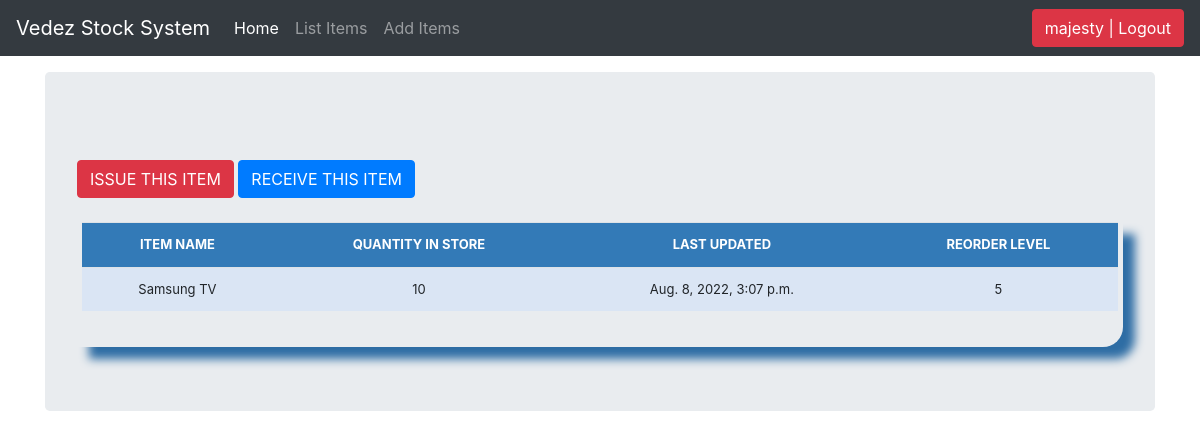
Screenshot of /stock_detail/2/ (signed in) with the database file from the repository.
### stockmgmt/models.py (models this page shows, shortened)
class Stock(models.Model):
    category = models.ForeignKey(Category, on_delete=models.CASCADE, blank=True)
    item_name = models.CharField(max_length=50, blank=True, null=True)
    quantity = models.IntegerField(default='0', blank=True, null=True)
    receive_quantity = models.IntegerField(default='0', blank=True, null=True)
    receive_by = models.CharField(max_length=50, blank=True, null=True)
    issue_quantity = models.IntegerField(default='0', blank=True, null=True)
    issue_by = models.CharField(max_length=50, blank=True, null=True)
    issue_to = models.CharField(max_length=50, blank=True, null=True)
    phone_number = models.CharField(max_length=50, blank=True, null=True)
    created_by = models.CharField(max_length=50, blank=True, null=True)
    reorder_level = models.IntegerField(default='0', blank=True, null=True)
    last_updated = models.DateTimeField(auto_now_add=False, auto_now=True)
    timestamp = models.DateTimeField(auto_now_add=True, auto_now=False)

### stockmgmt/views.py (the view)
# urls.py: path('stock_detail/<str:pk>/', views.stock_detail, name="stock_detail"),
def stock_detail(request, pk):
    queryset = Stock.objects.get(id=pk)
    context = {
        "queryset": queryset,
    }
    return render(request, "stock_detail.html", context)

### templates/stock_detail.html (shortened to what this page needs)
{% load static %}
{% load crispy_forms_tags %}
<!doctype html>
<html lang="en">
  <head>
      <link href="{% static 'css/stylesheet.css' %}" rel="stylesheet">
    <link rel="stylesheet" href="https://cdn.jsdelivr.net/npm/bootstrap@4.4.1/dist/css/bootstrap.min.css">
    <link href="{% static 'css/navbar-top-fixed.css' %}" rel="stylesheet">
  </head>
  <body>
    {% include 'navbar.html' %}
<main role="main" class="container">
  <div class="jumbotron">
      <br>
    <a href="{% url 'issue_items' queryset.id %}"><div class='btn btn-danger'>ISSUE THIS ITEM</div></a>
    <a href="{% url 'receive_items' queryset.id %}"><div class='btn btn-primary'>RECEIVE THIS ITEM</div></a>
        <br><br>
        <div class="display_table">
          <table class='table'>
                  <tr>
                    <th>ITEM NAME</th>
                    <th>QUANTITY IN STORE</th>
                    <th>LAST UPDATED</th>
                    <th>REORDER LEVEL</th>
                  </tr>
                  <tr>
                    <td>{{queryset.item_name}}</td>
                    <td>{{queryset.quantity}}</td>
                    <td>{{queryset.last_updated}}</td>
                    <td>{{queryset.reorder_level}}</td>
                  </tr>
          </table>
        </div>
  </div>
</main>
</html>

### templates/navbar.html (shortened to what this page needs)
<nav class="navbar navbar-expand-md navbar-dark fixed-top bg-dark">
  <a class="navbar-brand" href="/">Vedez Stock System</a>
  <div class="collapse navbar-collapse" id="navbarCollapse">
    <ul class="navbar-nav mr-auto">
      <li class="nav-item active">
        <a class="nav-link" href="/">Home <span class="sr-only">(current)</span></a>
      </li>
      {% if request.user.is_authenticated %}
      <li class="nav-item">
        <a class="nav-link" href="/list_items">List Items</a>
      </li>
      <li class="nav-item">
        <a class="nav-link" href="/add_items">Add Items</a>
      </li>
      {% endif %}
    </ul>
        <ul class="navbar-nav">
        {% if request.user.is_authenticated %}
        <li><a href="/accounts/logout"><button class="btn btn-danger">{{ user }} | Logout</button></a></li>
        {% else %}
        <li><a href="/accounts/login">Login</a></li>
        {% endif %}
        </ul>
  </div>
</nav>

### static/css/stylesheet.css (style rules this page uses)
body { background-color: #34eb6b; }
.table { font-size: 13px; text-align: center; width: 95%; margin: auto; }
.table tr:nth-child(odd) { background: #B8CAE4 }
.table tr:nth-child(even) { background: #dae5f4 }
th { background-color: #337ab7; color: white; }
.display_table { border-bottom-right-radius: 20px; padding-left: 5px; padding-right: 5px; padding-bottom: 20px; box-shadow: 12px 12px 10px #2e6da4; }

### static/css/navbar-top-fixed.css (style rules this page uses)
body { min-height: 75rem; padding-top: 4.5rem; }

### rows the page displays
Stock: item_name "Samsung TV", quantity "10", last_updated "Aug. 8, 2022, 3:07 p.m.", reorder_level "5"

### other values shown
{{ user }} "majesty"
